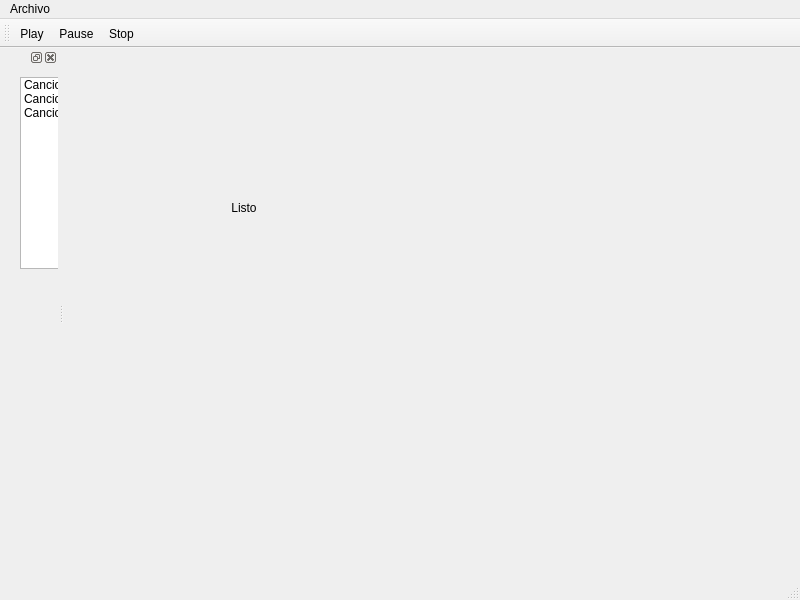
<?xml version="1.0" encoding="UTF-8"?>
<ui version="4.0">
 <class>MainWindow</class>
 <widget class="QMainWindow" name="MainWindow">
  <property name="geometry">
   <rect>
    <x>0</x>
    <y>0</y>
    <width>800</width>
    <height>600</height>
   </rect>
  </property>
  <property name="windowTitle">
   <string>MainWindow</string>
  </property>
  <widget class="QWidget" name="centralwidget">
   <widget class="QWidget" name="verticalLayoutWidget">
    <property name="geometry">
     <rect>
      <x>100</x>
      <y>120</y>
      <width>160</width>
      <height>80</height>
     </rect>
    </property>
    <layout class="QVBoxLayout" name="verticalLayout">
     <item>
      <widget class="QLabel" name="lblTitulo">
       <property name="text">
        <string>Listo</string>
       </property>
       <property name="alignment">
        <set>Qt::AlignmentFlag::AlignCenter</set>
       </property>
      </widget>
     </item>
    </layout>
   </widget>
  </widget>
  <widget class="QMenuBar" name="menubar">
   <property name="geometry">
    <rect>
     <x>0</x>
     <y>0</y>
     <width>800</width>
     <height>33</height>
    </rect>
   </property>
   <widget class="QMenu" name="menuArchivo">
    <property name="title">
     <string>Archivo</string>
    </property>
    <addaction name="actAbrir"/>
    <addaction name="actSalir"/>
   </widget>
   <addaction name="menuArchivo"/>
  </widget>
  <widget class="QStatusBar" name="statusbar"/>
  <widget class="QToolBar" name="toolBar">
   <property name="windowTitle">
    <string>toolBar</string>
   </property>
   <attribute name="toolBarArea">
    <enum>TopToolBarArea</enum>
   </attribute>
   <attribute name="toolBarBreak">
    <bool>false</bool>
   </attribute>
   <addaction name="actPlay"/>
   <addaction name="actPause"/>
   <addaction name="actStop"/>
  </widget>
  <widget class="QDockWidget" name="dockWidget">
   <attribute name="dockWidgetArea">
    <number>1</number>
   </attribute>
   <widget class="QWidget" name="dockWidgetContents">
    <widget class="QListWidget" name="listWidget">
     <property name="geometry">
      <rect>
       <x>20</x>
       <y>10</y>
       <width>256</width>
       <height>192</height>
      </rect>
     </property>
     <item>
      <property name="text">
       <string>Cancion1</string>
      </property>
     </item>
     <item>
      <property name="text">
       <string>Cancion2</string>
      </property>
     </item>
     <item>
      <property name="text">
       <string>Cancion3</string>
      </property>
     </item>
    </widget>
   </widget>
  </widget>
  <action name="actAbrir">
   <property name="text">
    <string>Abrir</string>
   </property>
   <property name="shortcut">
    <string>Ctrl+O</string>
   </property>
   <property name="menuRole">
    <enum>QAction::MenuRole::NoRole</enum>
   </property>
  </action>
  <action name="actSalir">
   <property name="text">
    <string>Salir</string>
   </property>
   <property name="shortcut">
    <string>Ctrl+Q</string>
   </property>
   <property name="menuRole">
    <enum>QAction::MenuRole::NoRole</enum>
   </property>
  </action>
  <action name="actPlay">
   <property name="icon">
    <iconset theme="QIcon::ThemeIcon::MediaPlaybackStart"/>
   </property>
   <property name="text">
    <string>Play</string>
   </property>
   <property name="menuRole">
    <enum>QAction::MenuRole::NoRole</enum>
   </property>
  </action>
  <action name="actPause">
   <property name="icon">
    <iconset theme="QIcon::ThemeIcon::MediaPlaybackPause"/>
   </property>
   <property name="text">
    <string>Pause</string>
   </property>
   <property name="menuRole">
    <enum>QAction::MenuRole::NoRole</enum>
   </property>
  </action>
  <action name="actStop">
   <property name="icon">
    <iconset theme="QIcon::ThemeIcon::MediaPlaybackStop"/>
   </property>
   <property name="text">
    <string>Stop</string>
   </property>
   <property name="menuRole">
    <enum>QAction::MenuRole::NoRole</enum>
   </property>
  </action>
 </widget>
 <resources/>
 <connections/>
</ui>
